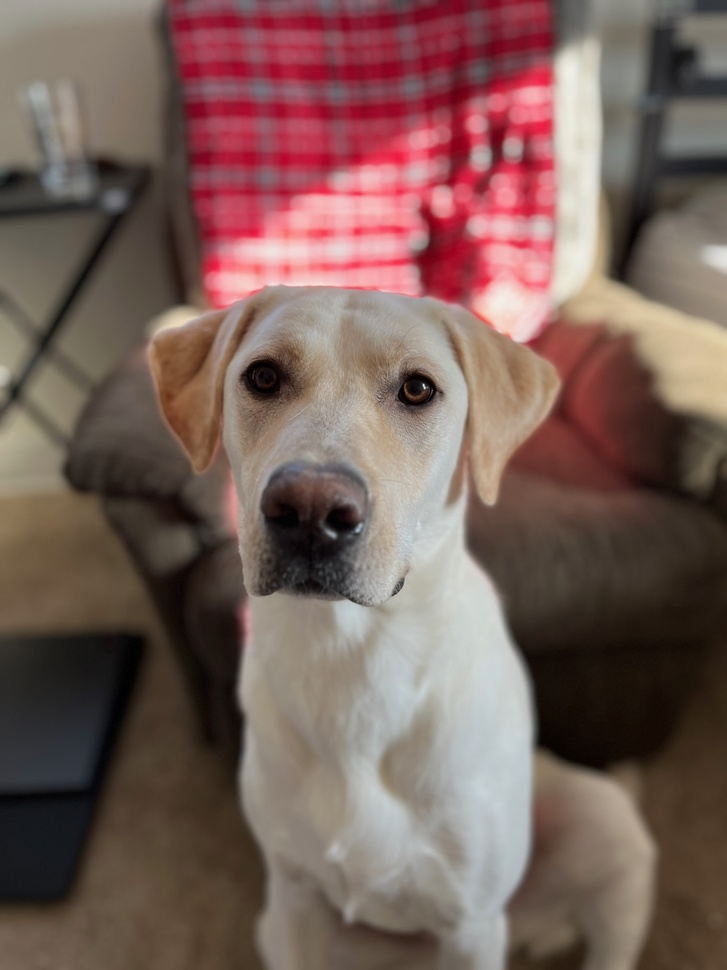
#> input picture models/data/ollie.jpg, 727 x 970 px, shrunk from 1536 x 2049 before the run
$ python -i augmentations.py   (imports and definitions only)
#> lines starting #> are read from the running program, lines starting #| are printed output that depends on the picture
import cv2
import random
import string

def rotate_augmentation(img):
    opt = random.randint(1, 3)
    if opt == 1:
        img = cv2.rotate(img, cv2.ROTATE_90_CLOCKWISE)
    elif opt == 2:
        img = cv2.rotate(img, cv2.ROTATE_180)
    else:
        img = cv2.rotate(img, cv2.ROTATE_90_COUNTERCLOCKWISE)
    return img

# [14 lines left out: function contrast_brightness_augmentation, not called in this run]

def blur_augmentation(img):
    img = cv2.GaussianBlur(img, (5,5), 0)
    return img

# [27 lines left out: functions flip_augmentation, augment_image, not called in this run]

def augment_images(df, chance: float, path_prefix: str, dest_path: str, loops: int):
    for i in range(loops):
        df.map(lambda x: augment_image(path_prefix, x, chance, dest_path))

>>> import cv2
>>> picture = cv2.imread('models/data/ollie.jpg')
#> picture is the input picture: shape (970, 727, 3); mean B, G, R 89.4, 95.4, 120.7
>>> result = rotate_augmentation(picture)
#> in rotate_augmentation, `img = cv2.rotate(img, cv2.ROTATE_180)`:
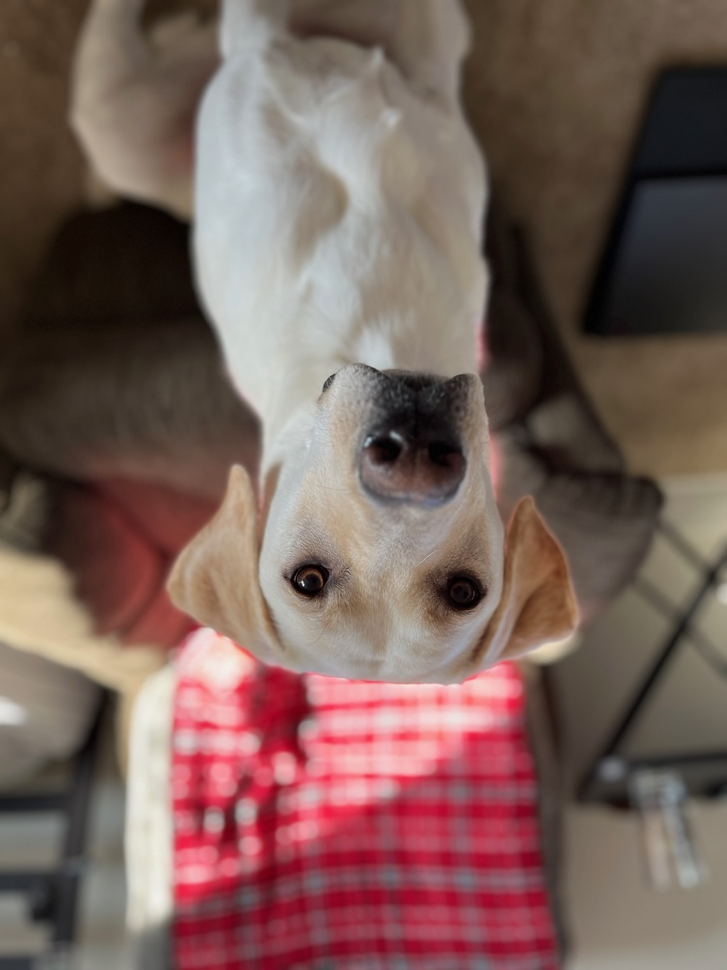
#> img: shape (970, 727, 3); mean of channels 0, 1, 2 89.4, 95.4, 120.7; drawn as B, G, R
